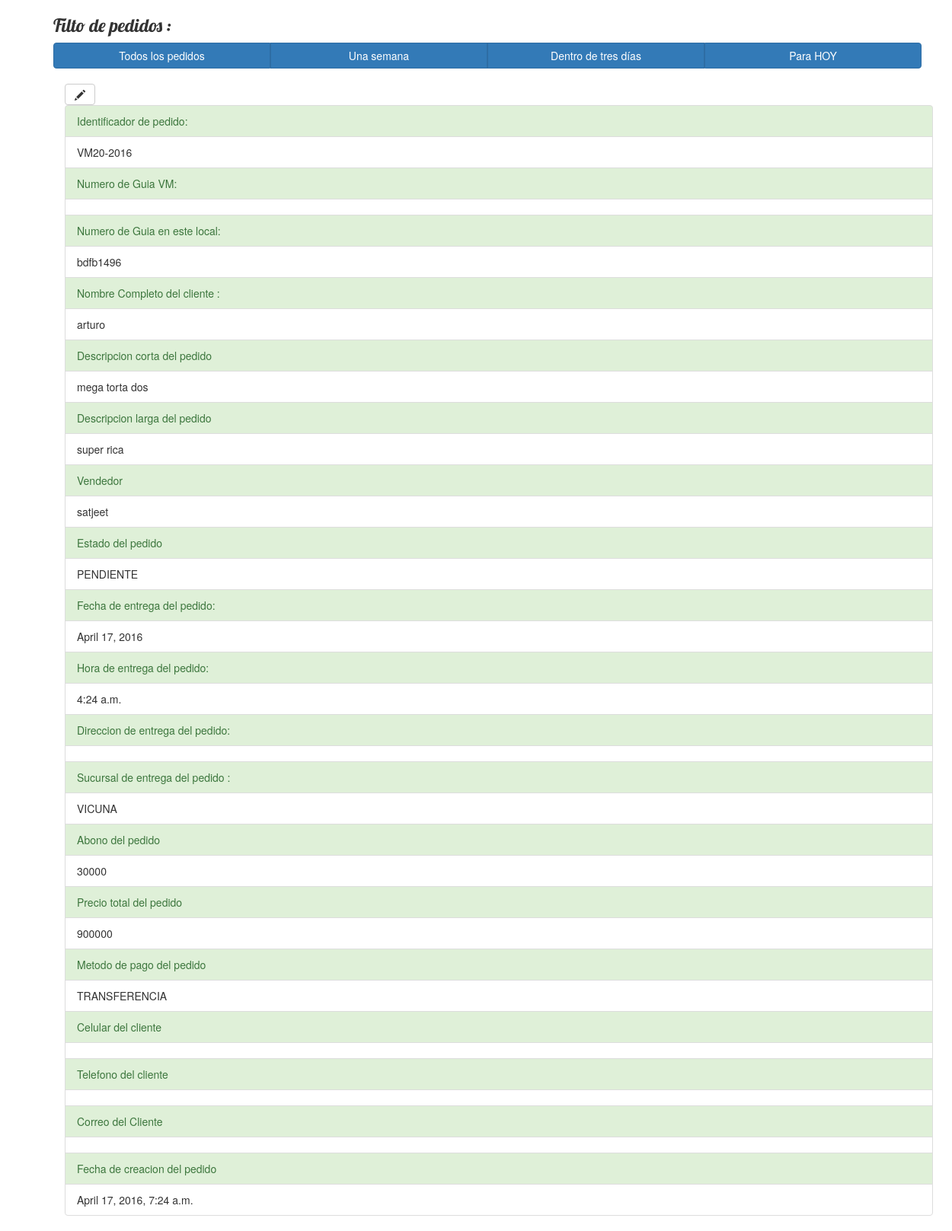
The page /pedidos/pedido/2/ on the database its author committed.
### pedidos/models.py (models this page shows, shortened)
class Pedido(models.Model):
    opciones_estados_pedidos=(
        ('PAGADO','Pagado'),('PENDIENTE','Pago Pendiente'),
        ('RESERVADO','Reservado'),('DESPACHABLE','Listo para despachar'),('ENTREGABLE','Listo para entregar')
    )
    opciones_sucursales=(
        ('VICUNA','Vicuna Mackenna'),('MIRADOR','Mirador Azul'),('TOBALABA','Tobalaba'),('DOMICILIO','Domicilio')
    )
    opciones_metodos_pago=(
        ('TRANSFERENCIA','Transferencia electronica'),('EFECTIVO','Efectivo'),
        ('CHEQUE','Cheque'),('CREDITO','Tarjeta de Credito'),('OTRO','Otro metodo')
    )
    identificador_pedido=models.CharField(max_length=50,blank=True)
    numero_guiavm=models.CharField(max_length=50,blank=True)
    numero_guia = models.CharField(max_length=50)
    nombre_cliente = models.CharField(max_length=100)
    descripcion_corta_pedido= models.CharField(max_length=100,blank=True)
    descripcion_larga_pedido = models.TextField()
    vendedor= models.ForeignKey('auth.User')
    deseo_borrar=models.BooleanField(default=False)
    estado_pedido= models.CharField(max_length=50,choices=opciones_estados_pedidos,default='PENDIENTE')
    fecha_entrega_pedido=models.DateField()
    hora_entrega_pedido=models.TimeField()
    direccion_entrega_pedido=models.CharField(max_length=150,blank=True)
    sucursal_entrega_pedido=models.CharField(max_length=50,choices=opciones_sucursales,default='VICUNA')
    abono_pedido=models.CharField(max_length=12)
    precio_total_pedido=models.CharField(max_length=12)
    metodo_pago_pedido=models.CharField(max_length=50,choices=opciones_metodos_pago,default='TRANSFERENCIA')
    celular_cliente=models.CharField(max_length=12,blank=True)
    telefono_cliente=models.CharField(max_length=12,blank=True)
    correo_cliente=models.EmailField(blank=True)
    fecha_creacion_pedido=models.DateTimeField(auto_now_add=True,auto_now=False)

### pedidos/views.py (the view)
# urls.py: url(r'^pedido/(?P<pk>\d+)/$', views.pedido_detalle, name='pedido_detalle'),
def pedido_detalle(request, pk):
    pedido = get_object_or_404(Pedido, pk=pk)
    return render(request, 'pedidos/pedido_detalle.html', {'pedido': pedido})

### pedidos/templates/pedidos/pedido_detalle.html (shortened to what this page needs)
{% load staticfiles %}
<html>
    <head>
        <link rel="stylesheet" href="http://maxcdn.bootstrapcdn.com/bootstrap/3.3.6/css/bootstrap.min.css">
        <link rel="stylesheet" href="{% static 'css/blog.css' %}">
    </head>
    <body>
        <div class="content container">
             <h3>Filto de pedidos :</h3>
            <div class="btn-group btn-group-justified">
             <a href="{% url 'index' %}" class="btn btn-primary">Todos los pedidos</a>
             <a href="{% url 'pedidos_semana' %}" class="btn btn-primary">Una semana</a>
            <a href="{% url 'pedidos_tresdias' %}" class="btn btn-primary">Dentro de tres días</a>
             <a href="{% url 'pedidos_hoy' %}" class="btn btn-primary">Para HOY</a>
            </div>
            <div class="row">
                <div class="col-md-8">
                    <div class="container">
                        <br>
                        <a class="btn btn-default" href="{% url 'pedido_edit' pk=pedido.pk %}"><span class="glyphicon glyphicon-pencil"></span></a>
                        <br>
                        <ul class="list-group">
                          <li class="list-group-item list-group-item-success">Identificador de pedido: </li>
                          <li class="list-group-item">{{ pedido.identificador_pedido }}</li>
                          <li class="list-group-item list-group-item-success">Numero de Guia VM:</li>
                          <li class="list-group-item">{{ pedido.numero_guiavm }}</li>
                          <li class="list-group-item list-group-item-success">Numero de Guia en este local:</li>
                          <li class="list-group-item">{{ pedido.numero_guia }}</li>
                          <li class="list-group-item list-group-item-success">Nombre Completo del cliente :</li>
                          <li class="list-group-item">{{ pedido.nombre_cliente }}</li>
                          <li class="list-group-item list-group-item-success">Descripcion corta del pedido</li>
                          <li class="list-group-item">{{ pedido.descripcion_corta_pedido }}</li>
                          <li class="list-group-item list-group-item-success">Descripcion larga del pedido</li>
                          <li class="list-group-item">{{ pedido.descripcion_larga_pedido }}</li>
                          <li class="list-group-item list-group-item-success">Vendedor</li>
                          <li class="list-group-item">{{ pedido.vendedor }}</li>
                          <li class="list-group-item list-group-item-success">Estado del pedido</li>
                          <li class="list-group-item">{{ pedido.estado_pedido }}</li>
                            <li class="list-group-item list-group-item-success">Fecha de entrega del pedido: </li>
                          <li class="list-group-item">{{ pedido.fecha_entrega_pedido }}</li>
                          <li class="list-group-item list-group-item-success">Hora de entrega del pedido:</li>
                          <li class="list-group-item">{{ pedido.hora_entrega_pedido }}</li>
                          <li class="list-group-item list-group-item-success">Direccion de entrega del pedido:</li>
                          <li class="list-group-item">{{ pedido.direccion_entrega_pedido }}</li>
                          <li class="list-group-item list-group-item-success">Sucursal de entrega del pedido :</li>
                          <li class="list-group-item">{{ pedido.sucursal_entrega_pedido }}</li>
                          <li class="list-group-item list-group-item-success">Abono del pedido</li>
                          <li class="list-group-item">{{ pedido.abono_pedido }}</li>
                          <li class="list-group-item list-group-item-success">Precio total del pedido</li>
                          <li class="list-group-item">{{ pedido.precio_total_pedido }}</li>
                          <li class="list-group-item list-group-item-success">Metodo de pago del pedido</li>
                          <li class="list-group-item">{{ pedido.metodo_pago_pedido }}</li>
                          <li class="list-group-item list-group-item-success">Celular del cliente</li>
                          <li class="list-group-item">{{ pedido.celular_cliente }}</li>
                          <li class="list-group-item list-group-item-success">Telefono del cliente</li>
                          <li class="list-group-item">{{ pedido.telefono_cliente }}</li>
                          <li class="list-group-item list-group-item-success">Correo del Cliente</li>
                          <li class="list-group-item">{{ pedido.correo_cliente }}</li>
                          <li class="list-group-item list-group-item-success">Fecha de creacion del pedido</li>
                          <li class="list-group-item">{{ pedido.fecha_creacion_pedido }}</li>
                        </ul>
                    </div>
                </div>
            </div>
        </div>
    </body>
</html>

### pedidos/static/css/blog.css (style rules this page uses)
body { padding-left: 15px; }
.content { margin-left: 40px; }
h1, h2, h3, h4 { font-family: 'Lobster', cursive; }

### rows shown on the page
Pedido: identificador_pedido "VM20-2016", numero_guia "bdfb1496", nombre_cliente "arturo", descripcion_corta_pedido "mega torta dos", descripcion_larga_pedido "super rica", vendedor "satjeet", estado_pedido "PENDIENTE", fecha_entrega_pedido "April 17, 2016", hora_entrega_pedido "4:24 a.m.", sucursal_entrega_pedido "VICUNA", abono_pedido "30000", precio_total_pedido "900000", metodo_pago_pedido "TRANSFERENCIA", fecha_creacion_pedido "April 17, 2016, 7:24 a.m."
